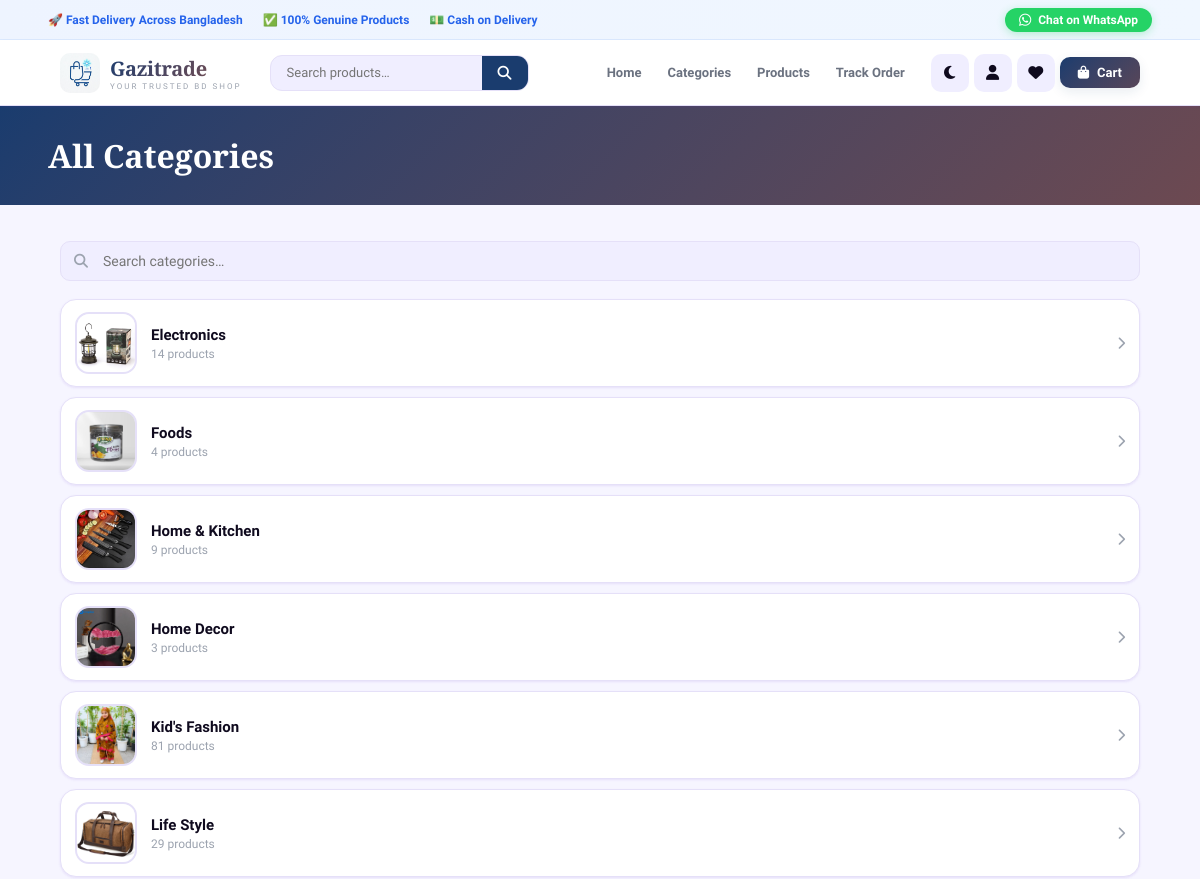
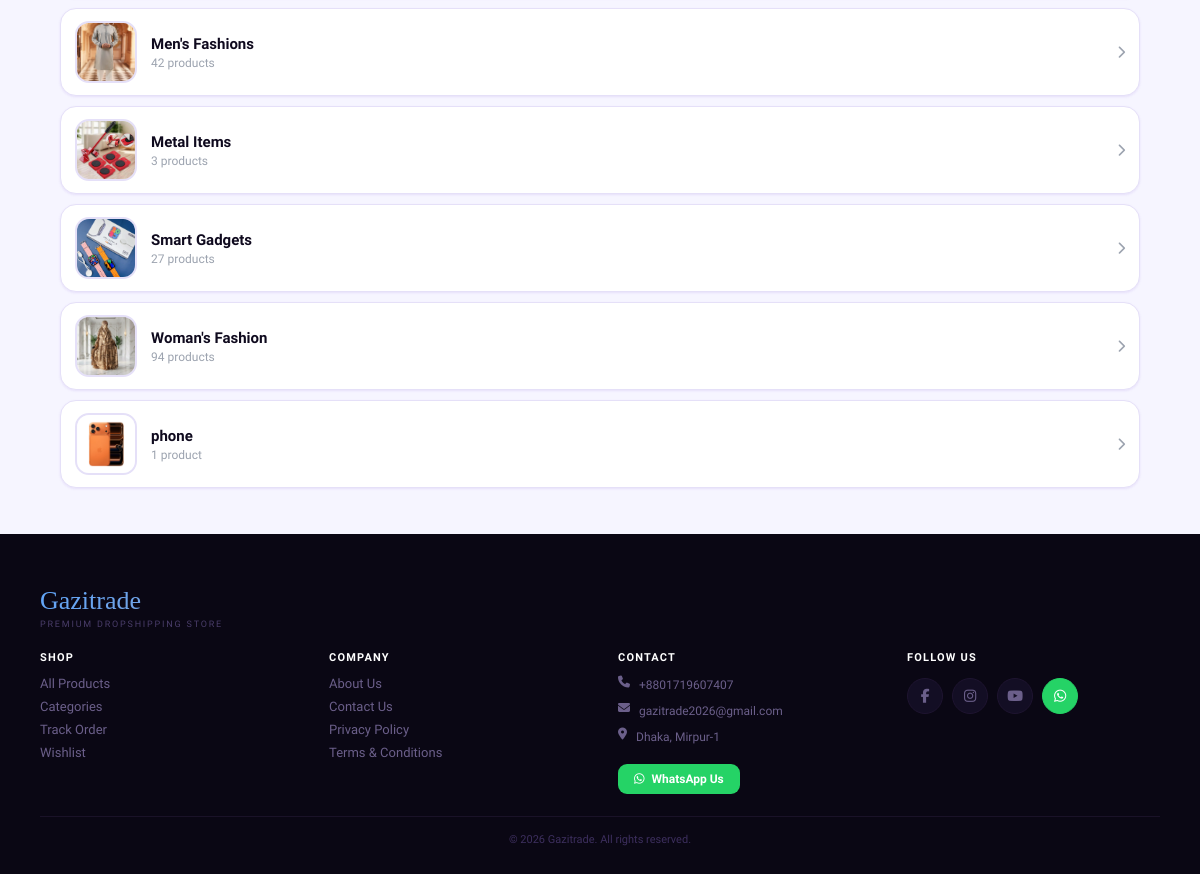
Page /categories/ on the committed database (2 pictures, top to bottom).
### store/models.py (models this page shows, shortened)
class SiteSettings(models.Model):
    site_name      = models.CharField(max_length=100, default='Gazitrade')
    site_logo      = models.ImageField(upload_to='site/', blank=True, null=True)
    site_logo_text = models.CharField(max_length=5, default='HS')
    tagline        = models.CharField(max_length=200, default='Your Trusted BD Shop')
    whatsapp       = models.CharField(max_length=20, blank=True)
    phone          = models.CharField(max_length=20, blank=True)
    email          = models.EmailField(blank=True)
    address        = models.TextField(blank=True)
    facebook       = models.URLField(blank=True)
    instagram      = models.URLField(blank=True)
    youtube        = models.URLField(blank=True)
    owner_name     = models.CharField(max_length=100, blank=True, default='Gazi Eman Mahmud')
    about_text     = models.TextField(blank=True, default='Welcome to Gazitrade — your trusted online dropshipping store. We offer genuine products across fashion, electronics, home & lifestyle, and more, delivered fast anywhere in Bangladesh. No advance payment. Cash on delivery always.')
    primary_color  = models.CharField(max_length=20, default='#1a3c6e')
    accent_color   = models.CharField(max_length=20, default='#e85d26')
    class Meta:
        verbose_name = verbose_name_plural = 'Site Settings'

class Category(models.Model):
    name       = models.CharField(max_length=100)
    slug       = models.SlugField(unique=True)
    image      = models.ImageField(upload_to='categories/', blank=True, null=True)
    droploo_id = models.IntegerField(blank=True, null=True)
    order      = models.PositiveIntegerField(default=0)
    is_active  = models.BooleanField(default=True)
    class Meta:
        verbose_name_plural = 'Categories'
        ordering = ['order','name']

### store/views.py (the view)
# urls.py: path('categories/',         views.categories_view, name='categories'),
def categories_view(request):
    cats = Category.objects.filter(is_active=True).prefetch_related('products')
    return render(request, 'store/categories.html', {'categories': cats})

### store/context_processors.py (called while the page is built)
def cart_count(request):
    cart  = request.session.get('cart', {})
    count = sum(item['qty'] for item in cart.values())
    return {'cart_count': count}

def site_settings(request):
    obj = SiteSettings.objects.first()
    return {'site_settings': obj}

def wishlist_ids(request):
    if request.user.is_authenticated:
        from .models import Wishlist
        ids = set(
            Wishlist.objects.filter(customer=request.user)
            .values_list('product_id', flat=True)
        )
    else:
        ids = set()
    return {'wishlist_ids': ids}

### store/templates/store/categories.html (shortened to what this page needs)
{% extends 'base.html' %}
{% block dnav_cat %}active{% endblock %}
{% block content %}
<div class="page-header"><h1>All Categories</h1></div>
<div class="section">
  <div style="position:relative;margin-bottom:18px">
    <input type="text" id="catSearch" class="form-input"
           style="padding-left:42px" placeholder="Search categories…"
           oninput="filterCats(this.value)">
  </div>
  <div id="catList">
    {% for cat in categories %}
    <a href="{% url 'product_list' %}?category={{ cat.slug }}" class="cat-row">
      <div style="width:62px;height:62px;border-radius:14px;overflow:hidden;
                  background:var(--sur2);flex-shrink:0;
                  display:flex;align-items:center;justify-content:center;
                  border:2px solid var(--bdr)">
        {% if cat.image %}
          <img src="{{ cat.image.url }}" alt="{{ cat.name }}"
               style="width:100%;height:100%;object-fit:cover;display:block">
        {% else %}
          <i class="fas fa-tag" style="font-size:24px;color:var(--tx3)"></i>
        {% endif %}
      </div>
      <div style="flex:1">
        <div style="font-size:15px;font-weight:800;color:var(--tx)">{{ cat.name }}</div>
        <div style="font-size:12px;color:var(--tx3);margin-top:3px">
          {{ cat.products.count }} product{{ cat.products.count|pluralize }}
        </div>
      </div>
      <i class="fas fa-chevron-right" style="color:var(--tx3);font-size:13px"></i>
    </a>
    {% empty %}
    <div class="empty-state">
      <i class="fas fa-layer-group"></i>
      <h3>No categories yet</h3>
      <p>Categories appear after products are synced from Droploo.</p>
    </div>
    {% endfor %}
  </div>
</div>
{% endblock %}

### templates/base.html (shortened to what this page needs)
<!DOCTYPE html>
<html lang="en" data-theme="light">
<head>
{% load static %}
<link rel="stylesheet" href="https://cdnjs.cloudflare.com/ajax/libs/font-awesome/6.5.0/css/all.min.css">
</head>
<body>
{% with wa=site_settings.whatsapp|default:'' ph=site_settings.phone|default:'' sn=site_settings.site_name|default:'Gazitrade' %}
<div class="topbar">
  <div class="tp-l">
    <span>🚀 Fast Delivery Across Bangladesh</span>
    <span>✅ 100% Genuine Products</span>
    <span>💵 Cash on Delivery</span>
  </div>
  <a href="https://wa.me/{{ wa }}" target="_blank" rel="noopener" class="wa-tb">
    <i class="fab fa-whatsapp"></i> Chat on WhatsApp
  </a>
</div>
<header class="hdr">
  <a href="{% url 'home' %}" class="logo">
    {% if site_settings and site_settings.site_logo %}
      <img src="{{ site_settings.site_logo.url }}" alt="logo" style="width:40px;height:40px;border-radius:10px;flex-shrink:0;object-fit:cover">
    {% else %}
      <img src="{% static 'logo.png' %}" alt="Gazitrade" style="width:40px;height:40px;border-radius:10px;flex-shrink:0;object-fit:cover">
    {% endif %}
    <div>
      <div class="logo-n" style="font-family:var(--fd);font-size:20px;font-weight:800;letter-spacing:-.3px;background:linear-gradient(135deg,var(--p),color-mix(in srgb,var(--p) 50%,var(--a)));-webkit-background-clip:text;-webkit-text-fill-color:transparent;background-clip:text">{{ sn }}</div>
      <div class="logo-t" style="font-size:8px;letter-spacing:2px;color:var(--tx3);text-transform:uppercase">{% if site_settings %}{{ site_settings.tagline }}{% else %}Premium Dropshipping Store{% endif %}</div>
    </div>
  </a>
  <div class="hdr-srch">
    <form action="{% url 'search' %}" method="get">
      <input type="text" name="q" placeholder="Search products…" value="{{ request.GET.q|default:'' }}">
      <button type="submit"><i class="fas fa-search"></i></button>
    </form>
  </div>
  <nav class="hdr-nav">
    <a href="{% url 'home' %}"       {% block dnav_home %}{% endblock %}>Home</a>
    <a href="{% url 'categories' %}" {% block dnav_cat  %}{% endblock %}>Categories</a>
    <a href="{% url 'product_list' %}">Products</a>
    <a href="{% url 'track_order' %}">Track Order</a>
  </nav>
  <div class="hdr-acts">
    <button class="ic-btn" id="themeBtn" onclick="toggleTheme()" aria-label="Toggle theme"></button>
    <a href="{% if user.is_authenticated %}{% url 'profile' %}{% else %}{% url 'login' %}{% endif %}" class="ic-btn" aria-label="Account"><i class="fas fa-user"></i></a>
    <a href="{% url 'wishlist' %}" class="ic-btn" aria-label="Wishlist"><i class="fas fa-heart"></i></a>
    <a href="{% url 'cart' %}" class="hdr-cart" aria-label="Cart">
      <i class="fas fa-bag-shopping"></i> Cart
    </a>
  </div>
</header>
{% endwith %}
<main class="pw">{% block content %}{% endblock %}</main>
{% block footer %}
<footer class="footer">
  <div class="fw">
    <div class="fl-logo">{% if site_settings %}{{ site_settings.site_name }}{% else %}Gazitrade{% endif %}</div>
    <div class="fl-tag">Premium Dropshipping Store</div>
    <div class="fg-grid">
      <div class="fs"><h4>Shop</h4>
        <a href="{% url 'product_list' %}" class="fl-lnk">All Products</a>
        <a href="{% url 'categories' %}"   class="fl-lnk">Categories</a>
        <a href="{% url 'track_order' %}"  class="fl-lnk">Track Order</a>
        <a href="{% url 'wishlist' %}"     class="fl-lnk">Wishlist</a>
      </div>
      <div class="fs"><h4>Company</h4>
        <a href="{% url 'about' %}" class="fl-lnk">About Us</a>
        <a href="{% url 'contact' %}" class="fl-lnk">Contact Us</a>
        <a href="#" class="fl-lnk">Privacy Policy</a>
        <a href="#" class="fl-lnk">Terms & Conditions</a>
      </div>
      <div class="fs"><h4>Contact</h4>
        {% if site_settings and site_settings.phone %}<div class="fl-ct"><i class="fas fa-phone"></i>{{ site_settings.phone }}</div>{% endif %}
        {% if site_settings and site_settings.email %}<div class="fl-ct"><i class="fas fa-envelope"></i>{{ site_settings.email }}</div>{% endif %}
        {% if site_settings and site_settings.address %}<div class="fl-ct"><i class="fas fa-location-dot"></i>{{ site_settings.address }}</div>{% endif %}
        {% if site_settings and site_settings.whatsapp %}
        <a href="https://wa.me/{{ site_settings.whatsapp }}" target="_blank" rel="noopener"
           style="display:inline-flex;align-items:center;gap:7px;background:#25d366;color:#fff;
                  padding:8px 16px;border-radius:9px;font-size:12px;font-weight:700;margin-top:10px">
          <i class="fab fa-whatsapp"></i> WhatsApp Us
        </a>
        {% endif %}
      </div>
      <div class="fs"><h4>Follow Us</h4>
        <div class="fl-soc">
          <a href="{% if site_settings and site_settings.facebook %}{{ site_settings.facebook }}{% else %}#{% endif %}" class="soc-btn"><i class="fab fa-facebook-f"></i></a>
          <a href="{% if site_settings and site_settings.instagram %}{{ site_settings.instagram }}{% else %}#{% endif %}" class="soc-btn"><i class="fab fa-instagram"></i></a>
          <a href="{% if site_settings and site_settings.youtube %}{{ site_settings.youtube }}{% else %}#{% endif %}" class="soc-btn"><i class="fab fa-youtube"></i></a>
          {% if site_settings and site_settings.whatsapp %}<a href="https://wa.me/{{ site_settings.whatsapp }}" class="soc-btn" style="background:#25d366;border-color:#25d366;color:#fff" target="_blank"><i class="fab fa-whatsapp"></i></a>{% endif %}
        </div>
      </div>
    </div>
    <hr class="fl-div">
    <div class="fl-btm">© 2026 {% if site_settings %}{{ site_settings.site_name }}{% else %}Gazitrade{% endif %}. All rights reserved.</div>
  </div>
</footer>
{% endblock %}
</body>
</html>

### rows in the picture
SiteSettings: site_name "Gazitrade", tagline "YOUR TRUSTED BD SHOP", phone "+8801719607407", email "gazitrade2026@gmail.com", address "Dhaka, Mirpur-1"
Category: image (picture), name "Electronics", products.count "14"
Category: image (picture), name "Foods", products.count "4"
Category: image (picture), name "Home & Kitchen", products.count "9"
Category: image (picture), name "Home Decor", products.count "3"
Category: image (picture), name "Kid's Fashion", products.count "81"
Category: image (picture), name "Life Style", products.count "29"
Category: image (picture), name "Men's Fashions", products.count "42"
Category: image (picture), name "Metal Items", products.count "3"
Category: image (picture), name "Smart Gadgets", products.count "27"
Category: image (picture), name "Woman's Fashion", products.count "94"
Category: image (picture), name "phone", products.count "1"
